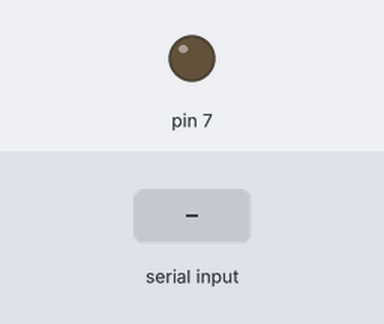
Simulated run of this sketch. Board: Arduino Uno, built with avr-gcc and run on an emulated ATmega328P. Shown: output pins drawn as LEDs (lit = HIGH). The test bench sets the inputs (shaded band). What the sketch prints to the serial monitor is not drawn.

Above: at 1.2 s.
1.3 s: byte 30 received over Serial
At 1.9 s:
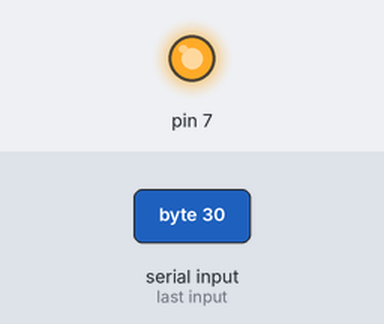
3.6 s: byte 90 received over Serial
At 4.9 s:
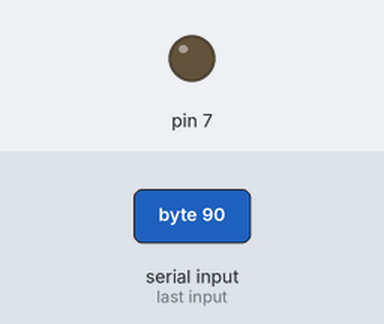
5.1 s: byte 120 received over Serial
At 5.7 s:
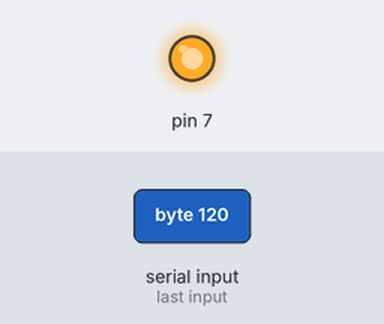
Timing chart, 0 to 8.1 s (numbered marks = the images above; inputs shaded):
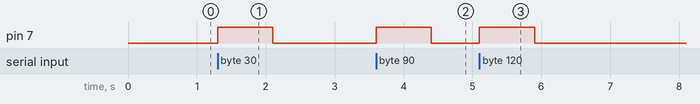

Measured:
- after the input at 1.3 s, pin 7: LOW → HIGH at once, → LOW 0.80 s later
- after the input at 3.6 s, pin 7: LOW → HIGH at once, → LOW 0.80 s later
- after the input at 5.1 s, pin 7: LOW → HIGH at once, → LOW 0.80 s later

The sketch:

sketch_mar06a.ino
```cpp
// Example 1 - Receiving single characters

char receivedChar;
boolean newData = false;

void setup() {
    pinMode(7, OUTPUT);
    Serial.begin(9600);
    Serial.println("<Arduino is ready>");
}

void loop() {
    recvOneChar();
    showNewData();
}

void recvOneChar() {
    if (Serial.available() > 0) {
        receivedChar = Serial.read();
        newData = true;
    }
}

void showNewData() {
    if (newData == true) {
        digitalWrite(7, HIGH);
        Serial.print("This just in ... ");
        Serial.println(receivedChar);
        newData = false;
        delay(800);
        digitalWrite(7, LOW);
    }
}
```
